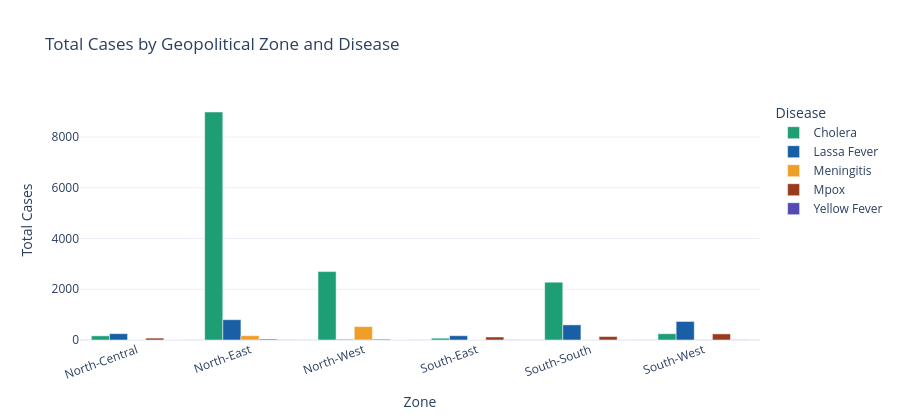

Notebook cell for this chart:
### Markdown cell above
## 9. Geopolitical Zone Summary

Aggregate disease burden by the six geopolitical zones.

### Code cell
zone_burden = (
    df.dropna(subset=['zone'])
    .groupby(['zone', 'disease'])['primary_cases']
    .sum()
    .reset_index()
)

fig = px.bar(
    zone_burden,
    x        = 'zone',
    y        = 'primary_cases',
    color    = 'disease',
    barmode  = 'group',
    title    = 'Total Cases by Geopolitical Zone and Disease',
    labels   = {'primary_cases': 'Total Cases', 'zone': 'Zone'},
    color_discrete_sequence = PALETTE,
    template = 'plotly_white',
)
fig.update_layout(
    height        = 420,
    xaxis_tickangle = -20,
    legend_title  = 'Disease',
)
fig.show()

### Figure 1 — Plotly figure (JSON) as saved in the notebook; plotly's stock layout.template omitted (floating-point values rounded to 4 significant figures)
{"data": [{"alignmentgroup": "True", "hovertemplate": "disease=Cholera<br>Zone=%{x}<br>Total Cases=%{y}<extra></extra>", "legendgroup": "Cholera", "marker": {"color": "#1D9E75", "pattern": {"shape": ""}}, "name": "Cholera", "offsetgroup": "Cholera", "orientation": "v", "showlegend": true, "textposition": "auto", "type": "bar", "x": ["North-Central", "North-East", "North-West", "South-East", "South-South", "South-West"], "xaxis": "x", "y": [164, 8989, 2697, 72, 2281, 248], "yaxis": "y"}, {"alignmentgroup": "True", "hovertemplate": "disease=Lassa Fever<br>Zone=%{x}<br>Total Cases=%{y}<extra></extra>", "legendgroup": "Lassa Fever", "marker": {"color": "#185FA5", "pattern": {"shape": ""}}, "name": "Lassa Fever", "offsetgroup": "Lassa Fever", "orientation": "v", "showlegend": true, "textposition": "auto", "type": "bar", "x": ["North-Central", "North-East", "North-West", "South-East", "South-South", "South-West"], "xaxis": "x", "y": [250, 801, 25, 169, 597, 732], "yaxis": "y"}, {"alignmentgroup": "True", "hovertemplate": "disease=Meningitis<br>Zone=%{x}<br>Total Cases=%{y}<extra></extra>", "legendgroup": "Meningitis", "marker": {"color": "#EF9F27", "pattern": {"shape": ""}}, "name": "Meningitis", "offsetgroup": "Meningitis", "orientation": "v", "showlegend": true, "textposition": "auto", "type": "bar", "x": ["North-Central", "North-East", "North-West", "South-East", "South-South", "South-West"], "xaxis": "x", "y": [1, 170, 529, 1, 0, 21], "yaxis": "y"}, {"alignmentgroup": "True", "hovertemplate": "disease=Mpox<br>Zone=%{x}<br>Total Cases=%{y}<extra></extra>", "legendgroup": "Mpox", "marker": {"color": "#993C1D", "pattern": {"shape": ""}}, "name": "Mpox", "offsetgroup": "Mpox", "orientation": "v", "showlegend": true, "textposition": "auto", "type": "bar", "x": ["North-Central", "North-East", "North-West", "South-East", "South-South", "South-West"], "xaxis": "x", "y": [75, 36, 30, 119, 138, 241], "yaxis": "y"}, {"alignmentgroup": "True", "hovertemplate": "disease=Yellow Fever<br>Zone=%{x}<br>Total Cases=%{y}<extra></extra>", "legendgroup": "Yellow Fever", "marker": {"color": "#534AB7", "pattern": {"shape": ""}}, "name": "Yellow Fever", "offsetgroup": "Yellow Fever", "orientation": "v", "showlegend": true, "textposition": "auto", "type": "bar", "x": ["North-Central", "North-East", "North-West", "South-East", "South-South", "South-West"], "xaxis": "x", "y": [0, 10, 1, 9, 2, 10], "yaxis": "y"}], "layout": {"barmode": "group", "height": 420, "legend": {"title": {"text": "Disease"}, "tracegroupgap": 0}, "title": {"text": "Total Cases by Geopolitical Zone and Disease"}, "xaxis": {"anchor": "y", "domain": [0, 1], "tickangle": -20, "title": {"text": "Zone"}}, "yaxis": {"anchor": "x", "domain": [0, 1], "title": {"text": "Total Cases"}}}}
